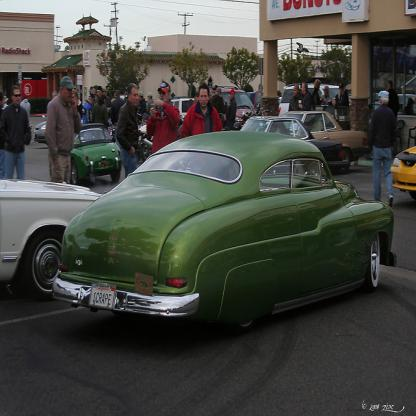
#> input picture 1.jpg, 416 x 416 px, given in place of input2.mp4, which was not available
$ python stabilization.py
#> lines starting #> are read from the running program, lines starting #| are printed output that depends on the picture; pictures that were not available may be replaced by others from this repository, and a replacement may not be noted
import cv2
import numpy as np
import queue
import os

frame_queue = queue.Queue()


def save_frame_to_folder(frame, folder_path, frame_number):
    if not os.path.exists(folder_path):
        os.makedirs(folder_path)
    frame_filename = os.path.join(folder_path, f"frame_{frame_number:04d}.png")
    cv2.imwrite(frame_filename, frame)


def weighted_moving_average(curve, radius):
    weights = np.linspace(1, 0, 2 * radius + 1)
    weights /= np.sum(weights)
    curve_pad = np.lib.pad(curve, (radius, radius), 'edge')
    curve_smoothed = np.convolve(curve_pad, weights, mode='same')
    return curve_smoothed[radius:-radius]


def fix_border(frame):
    s = frame.shape
    T = cv2.getRotationMatrix2D((s[1] / 2, s[0] / 2), 0, 1.05)
    return cv2.warpAffine(frame, T, (s[1], s[0]))


def detect_static_objects(prev_pts, curr_pts, camera_transform, threshold=2.0):
    dx_camera, dy_camera, da_camera = camera_transform
    object_displacements = np.linalg.norm(curr_pts - prev_pts, axis=1)
    camera_displacement = np.linalg.norm([dx_camera, dy_camera])

    static_points_prev = []
    static_points_curr = []

    for i, displacement in enumerate(object_displacements):
        if abs(displacement) <= abs(camera_displacement):
            static_points_prev.append(prev_pts[i])
            static_points_curr.append(curr_pts[i])
    return np.array(static_points_prev), np.array(static_points_curr)


def stabilize_video_sift_optical_flow(input_path, output_folder='stabilized_frames', smoothing_radius=50,
                                      motion_threshold=0.15):
#> called with output_folder = 'stabilized_frames', smoothing_radius = 50, motion_threshold = 0.15
    cap = cv2.VideoCapture(input_path)
    frame_number = 0

    # Create output folder
    if not os.path.exists(output_folder):
        os.makedirs(output_folder)

    # Create SIFT detector and BFMatcher
    sift = cv2.SIFT_create()
    bf = cv2.BFMatcher(cv2.NORM_L2, crossCheck=True)

    ret, prev_frame = cap.read()
#> prev_frame is the input picture: shape (416, 416, 3); mean B, G, R 67, 73.2, 71.7
    if not ret:
        print("Error: Could not read video")
        return

    prev_gray = cv2.cvtColor(prev_frame, cv2.COLOR_BGR2GRAY)
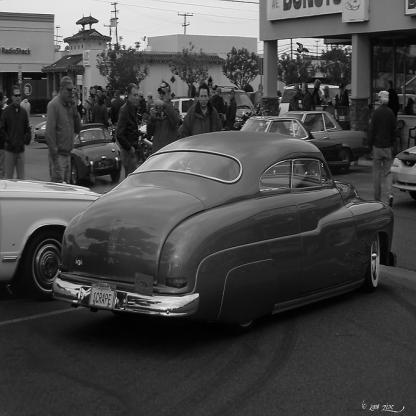
#> prev_gray: shape (416, 416); min 0, max 255, mean 72
    kp_prev, des_prev = sift.detectAndCompute(prev_gray, None)
#> kp_prev = 860 keypoints; strongest (x, y, size): (143, 128, 5), (87, 27, 3.4), (165, 314, 2.1), (374, 254, 2)

    transforms = []
    trajectory = []
    smoothed_trajectory = np.zeros((3,), np.float32)
    last_stabilized_frame = prev_frame.copy()

    while True:
        print(1)
        ret, frame = cap.read()
        if not ret:
            break

        gray = cv2.cvtColor(frame, cv2.COLOR_BGR2GRAY)
        kp_next, des_next = sift.detectAndCompute(gray, None)
#> kp_next has the same summary as kp_prev

        if des_prev is not None and des_next is not None:
            matches = bf.match(des_prev, des_next)
#> matches = 860 matches
            matches = sorted(matches, key=lambda x: x.distance)

            prev_pts = np.float32([kp_prev[m.queryIdx].pt for m in matches]).reshape(-1, 1, 2)
#> prev_pts = 860 rows, first 8: [5.51, 105.3], [5.72, 144], [6.56, 181.1], [7.17, 154.7], [7.69, 102.4], [7.69, 102.4], [9.4, 94.03], [9.6, 77.99]
            next_pts = np.float32([kp_next[m.trainIdx].pt for m in matches]).reshape(-1, 1, 2)
#> next_pts has the same summary as prev_pts

            next_pts_opt, status, _ = cv2.calcOpticalFlowPyrLK(prev_gray, gray, prev_pts, None, maxLevel=4)
#> next_pts_opt has the same summary as prev_pts; status = 860 values, max 1 at index 0, min 0 at index 330, mean 0.999

            if next_pts_opt is None or status is None:
                print("Optical flow failed, using last stabilized frame.")
                stabilized_frame = last_stabilized_frame
                # Add to queue and save to folder
                frame_queue.put(stabilized_frame)
                save_frame_to_folder(stabilized_frame, output_folder, frame_number)
                frame_number += 1
                continue

            good_prev_pts = prev_pts[status == 1]
#> good_prev_pts = 859 pairs, first value 5.51 to 412.8, second value 3.34 to 407.7
            good_next_pts = next_pts_opt[status == 1]
#> good_next_pts has the same summary as good_prev_pts

            if len(good_prev_pts) >= 4 and len(good_next_pts) >= 4:
                H, inliers = cv2.estimateAffinePartial2D(good_prev_pts, good_next_pts, method=cv2.RANSAC,
                                                         ransacReprojThreshold=3)
#> H = [[1, -3.69e-10, -3.25e-08], [3.69e-10, 1, 7.38e-08]]; inliers = 859 values from 1 to 1

                if H is not None:
                    dx = H[0, 2]
#> dx = -3.25e-08
                    dy = H[1, 2]
#> dy = 7.38e-08
                    da = np.arctan2(H[1, 0], H[0, 0])
#> da = 3.69e-10

                    # Motion threshold to filter small jitters
                    if np.abs(dx) < motion_threshold:
                        dx = 0
                    if np.abs(dy) < motion_threshold:
                        dy = 0
                    if np.abs(da) < motion_threshold:
                        da = 0

                    transform = np.array([dx, dy, da])

                    statics_obj_prev, statics_obj_curr = detect_static_objects(good_prev_pts, good_next_pts, transform)
#> in detect_static_objects, `object_displacements = np.linalg.norm(curr_pts - prev_pts, axis=1)`: object_displacements = 859 values, max 0.000201 at index 35, min 0 at index 20, mean 3.53e-06
#> the loop in detect_static_objects, `for i, displacement in enumerate(object_displacements):` made 859 passes
#> displacement on passes 1 to 3: 4.29e-06, 2.38e-06, 1.91e-06
#> after the loop in detect_static_objects, `for i, displacement in enumerate(object_displacements):`: static_points_curr = 682 pairs, first value 18.04 to 412.8, second value 17.45 to 407.7; static_points_prev has the same summary as static_points_curr
#> statics_obj_prev has the same summary as static_points_curr in detect_static_objects; statics_obj_curr has the same summary as static_points_curr in detect_static_objects

                    if len(statics_obj_prev) >= 4 and len(statics_obj_curr) >= 4:
                        m2, _ = cv2.estimateAffinePartial2D(statics_obj_prev, statics_obj_curr)
#> m2 = [[1, 0, 0], [0, 1, 0]]

                        # Check if m2 is valid before using it
                        if m2 is not None:
                            dx2 = m2[0, 2]
#> dx2 = 0
                            dy2 = m2[1, 2]
#> dy2 = 0
                            da2 = np.arctan2(m2[1, 0], m2[0, 0])
#> da2 = 0
                            transform = np.array([dx2, dy2, da2])
#> transform = [0, 0, 0]

                    transforms.append(transform)
                    trajectory.append(transform)

                    if len(transforms) > smoothing_radius:
                        smoothed_trajectory = np.mean(transforms[-smoothing_radius:], axis=0)

                    difference = smoothed_trajectory - np.sum(trajectory, axis=0)
#> difference = [0, 0, 0]
                    dx += difference[0]
#> dx = 0
                    dy += difference[1]
#> dy = 0
                    da += difference[2]
#> da = 0

                    H_corrected = np.array([
                        [np.cos(da), -np.sin(da), dx],
                        [np.sin(da), np.cos(da), dy]
                    ], dtype=np.float32)
#> H_corrected = [[1, 0, 0], [0, 1, 0]]

                    stabilized_frame = cv2.warpAffine(frame, H_corrected, (frame.shape[1], frame.shape[0]))

                    # Apply border fix to handle black borders
                    stabilized_frame = fix_border(stabilized_frame)
#> in fix_border, `return cv2.warpAffine(frame, T, (s[1], s[0]))`:
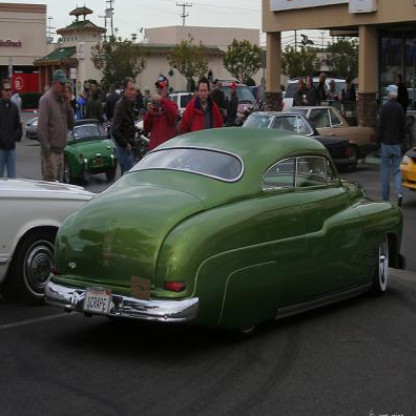
#> returned value: shape (416, 416, 3); mean of channels 0, 1, 2 64.6, 71.3, 69.5; drawn as B, G, R

                    last_stabilized_frame = stabilized_frame
                else:
                    stabilized_frame = frame
            else:
                print("Not enough valid points for transformation. Using last stabilized frame.")
                stabilized_frame = last_stabilized_frame

            # Add the stabilized frame to the queue and save to folder
            frame_queue.put(stabilized_frame)
            save_frame_to_folder(stabilized_frame, output_folder, frame_number)
            frame_number += 1

            prev_gray = gray
            kp_prev, des_prev = kp_next, des_next

    cap.release()
    cv2.destroyAllWindows()


def get_stabilized_frame():
    try:
        if not frame_queue.empty():
            return frame_queue.get()
        else:
            print("Queue is empty.")
            return None
    except Exception as e:
        print(f"Error retrieving frame: {e}")
        return None


if __name__ == '__main__':
    stabilize_video_sift_optical_flow('C:\\BootCamp\\project\\pythonProject\\video stabilization\\input2.mp4')

$ run again, on RoadInCity.png
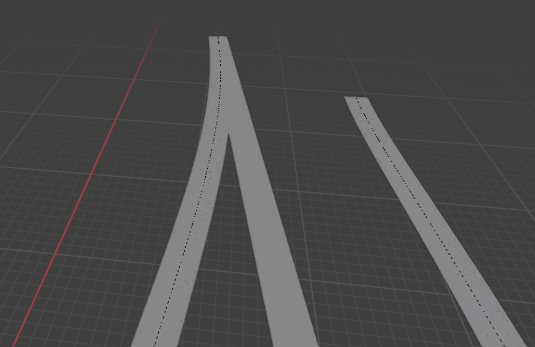
#> input picture RoadInCity.png, 535 x 347 px, given in place of input2.mp4, which was not available
#> in stabilize_video_sift_optical_flow, prev_frame is the input picture: shape (347, 535, 3); mean B, G, R 74.7, 74.4, 74.5
#> kp_prev = 93 keypoints; strongest (x, y, size): (361, 109, 17.9), (220, 49, 17), (350, 101, 6.9), (212, 40, 5.5)
#> kp_next has the same summary as kp_prev
#> matches = 93 matches
#> prev_pts = 93 rows, first 8: [132.4, 337.3], [135.9, 325.4], [136.4, 325.2], [138.7, 319.3], [143, 307.8], [150.1, 289], [156.9, 267.9], [158.9, 259.9]
#> next_pts has the same summary as prev_pts
#> next_pts_opt has the same summary as prev_pts; status = 93 values from 1 to 1
#> good_prev_pts = 93 pairs, first value 132.4 to 525.8, second value 39.48 to 343.4
#> good_next_pts has the same summary as good_prev_pts
#> H = [[1, -2.87e-10, -1.55e-07], [2.87e-10, 1, -3.33e-07]]; inliers = 93 values from 1 to 1
#> in stabilize_video_sift_optical_flow, `dx = H[0, 2]`: dx = -1.55e-07
#> in stabilize_video_sift_optical_flow, `dy = H[1, 2]`: dy = -3.33e-07
#> in stabilize_video_sift_optical_flow, `da = np.arctan2(H[1, 0], H[0, 0])`: da = 2.87e-10
#> object_displacements = 93 values, max 3.81e-06 at index 36, min 0 at index 0, mean 8.2e-08
#> the loop in detect_static_objects, `for i, displacement in enumerate(object_displacements):` made 93 passes
#> displacement on passes 1 to 8: 0, 0, 0, 0, 0, 0, 0, 0
#> after the loop in detect_static_objects, `for i, displacement in enumerate(object_displacements):`: static_points_curr = 91 pairs, first value 132.4 to 525.8, second value 39.64 to 343.4; static_points_prev has the same summary as static_points_curr
#> statics_obj_prev has the same summary as static_points_curr in detect_static_objects; statics_obj_curr has the same summary as static_points_curr in detect_static_objects
#> m2 = [[1, 0, 0], [0, 1, 0]]
#> dx2 = 0
#> transform = [0, 0, 0]
#> in stabilize_video_sift_optical_flow, `dx += difference[0]`: dx = 0
#> H_corrected = [[1, 0, 0], [0, 1, 0]]
#> in fix_border, `return cv2.warpAffine(frame, T, (s[1], s[0]))`:
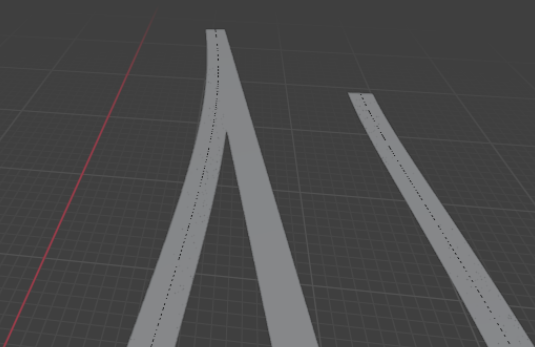
#> returned value: shape (347, 535, 3); mean of channels 0, 1, 2 75.3, 75, 75.1; drawn as B, G, R
